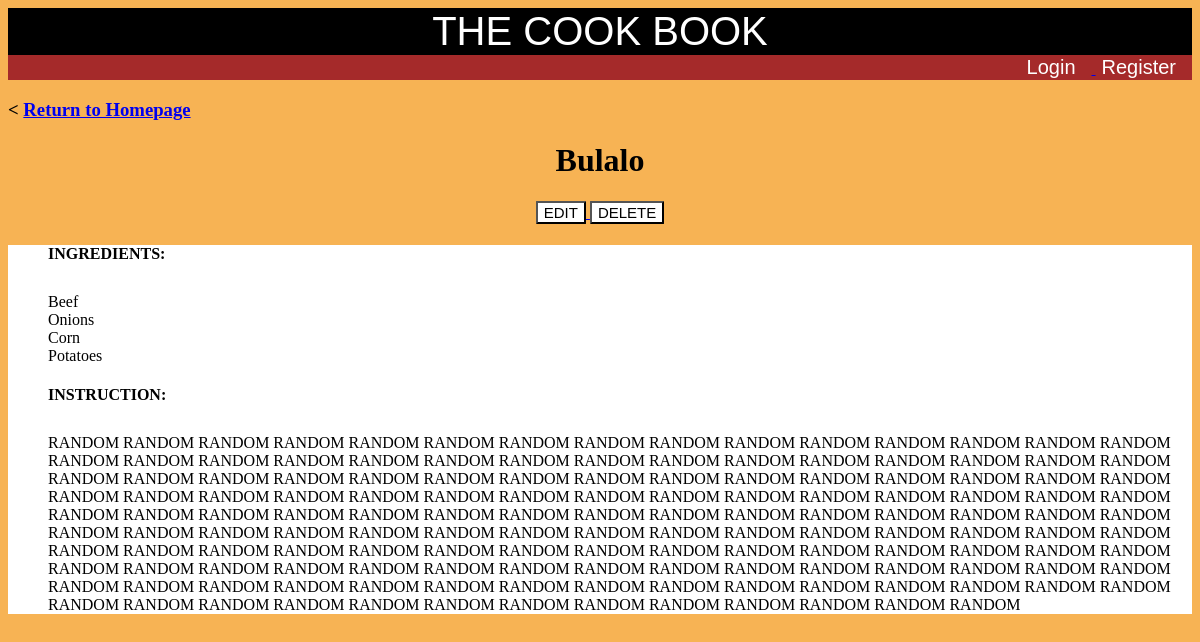
The app's page /5/ with its own data.
### cookbook/models.py (models this page shows, shortened)
class Recipe(models.Model):
    recipe_title = models.CharField(max_length = 250)
    ingredients = models.TextField()
    instruction = models.TextField()

### cookbook/views.py (the view)
# urls.py: path('<pk>/', views.RecipeView.as_view(), name = 'recipe'),
class RecipeView(generic.DetailView):
    model = Recipe
    template_name = 'cookbook/recipe.html'

### cookbook/templates/cookbook/recipe.html (shortened to what this page needs)
{% extends 'cookbook/base.html' %}
{% block body %}
<div>
    <h3>
        &lt;
        <a href = "{% url 'cookbook:index' %}">
            Return to Homepage
        </a>
    </h3>
    <center><h1>{{ recipe.recipe_title }}</h1></center>
    <center>
        <a href="{% url 'cookbook:recipe-update' recipe.id %}" method = "post">
            <button class = "action">
                EDIT
            </button>
        </a>
        <a href="{% url 'cookbook:recipe-delete' recipe.id %}" method = "post">
            <button class = "action">
                DELETE
            </button>
        </a>
    </center>
        <ul class = "background_white">
            <div>
                <h4>INGREDIENTS:</h4>
                <p class = "text_30">{{ recipe.ingredients|linebreaks }}</p>
            </div>
            <div>
                <h4>INSTRUCTION:</h4>
                <p class = "text_30">{{ recipe.instruction|linebreaks }}</p>
            </div>
        </ul>
</div>
{% endblock %}

### website/static/nav.css (style rules this page uses)
.action { font-size: 15px; color: black; border: 1; background: white; box-shadow: none; border-radius: 1px; cursor: pointer; }
.text_30 { font-size: 30px; }
.background_white { background-color: white; }
body { background-color: #f7b354; }

### records on screen
Recipe: recipe_title "Bulalo", ingredients "Beef Onions Corn Potatoes", instruction "RANDOM RANDOM RANDOM RANDOM RANDOM RANDOM RANDOM RANDOM RANDOM RANDOM RANDOM RANDOM RANDOM RANDOM RANDOM RANDOM RANDOM RANDOM RANDOM RANDOM RANDOM RANDOM RANDOM RANDOM RANDOM RANDOM RANDOM RANDOM RANDOM RANDOM RANDOM RANDOM RANDOM RANDOM RANDOM RANDOM RANDOM RANDOM RANDOM RANDOM RANDOM RANDOM RANDOM RANDOM RANDOM RANDOM RANDOM RANDOM RANDOM RANDOM RANDOM RANDOM RANDOM RANDOM RANDOM RANDOM RANDOM RANDOM RANDOM RANDOM RANDOM RANDOM RANDOM RANDOM RANDOM RANDOM RANDOM RANDOM RANDOM RANDOM RANDOM RANDOM RANDOM RANDOM RANDOM RANDOM RANDOM RANDOM RANDOM RANDOM RANDOM RANDOM RANDOM RANDOM RANDOM RANDOM RANDOM RANDOM RANDOM RANDOM RANDOM RANDOM RANDOM RANDOM RANDOM RANDOM RANDOM RANDOM RANDOM RANDOM…"
